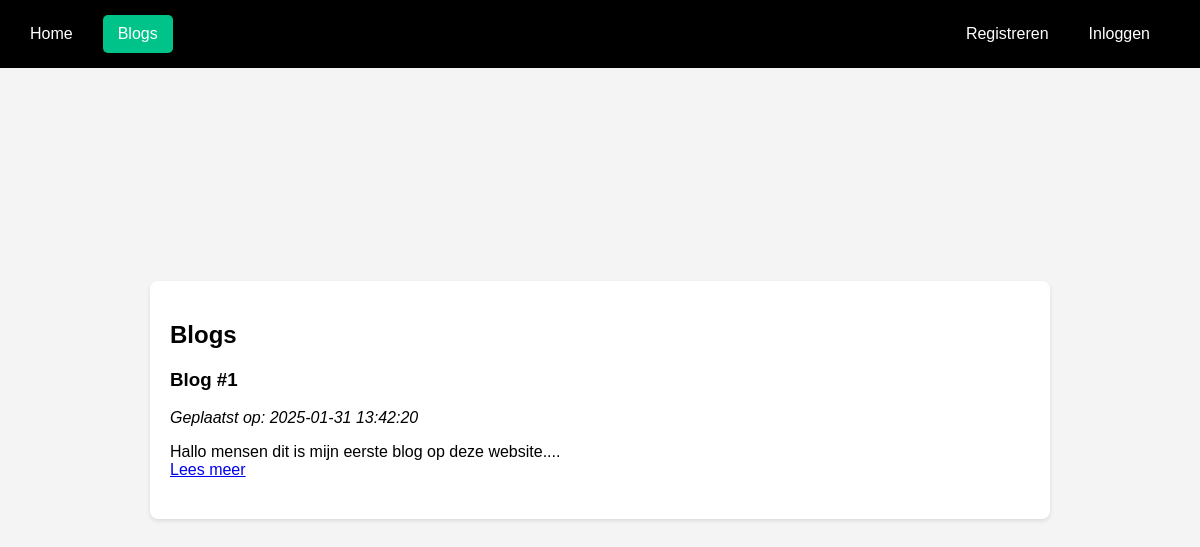
/PHProject/pages/blogs.php, run on the app's committed database.
### tables this page shows
CREATE TABLE `blogs` (
  `id` int(11) NOT NULL,
  `title` varchar(255) NOT NULL,
  `content` text NOT NULL,
  `created_at` timestamp NOT NULL DEFAULT current_timestamp() ON UPDATE current_timestamp(),
  `author_id` int(11) DEFAULT NULL,
  `user_id` int(11) NOT NULL
);

### PHProject/pages/blogs.php (the view, shortened to what this page needs)
<?php
include '../includes/db.php';
$current_page = basename($_SERVER['PHP_SELF']);
$stmt = $conn->prepare("SELECT * FROM blogs ORDER BY created_at DESC LIMIT 3");
$stmt->execute();
$blogs = $stmt->fetchAll(PDO::FETCH_ASSOC);
?>
<!DOCTYPE html>
<html lang="nl">
<head>
    <link rel="stylesheet" href="../css/style.css">
</head>
<body>
<nav class="navbar">
    <div class="nav-links">
        <a href="index.php" class="<?= $current_page == 'index.php' ? 'active' : '' ?>">Home</a>
        <a href="blogs.php" class="<?= $current_page == 'blogs.php' ? 'active' : '' ?>">Blogs</a>
    </div>
    <div class="nav-auth">
        <?php if (isset($_SESSION['username'])): ?>
            <span>Welkom, <?= $_SESSION['username']; ?>!</span>
            <a href="logout.php">Uitloggen</a>
        <?php else: ?>
            <a href="register.php" class="<?= $current_page == 'register.php' ? 'active' : '' ?>">Registreren</a>
            <a href="login.php" class="<?= $current_page == 'login.php' ? 'active' : '' ?>">Inloggen</a>
        <?php endif; ?>
    </div>
</nav>
<div class="blogs-container">
    <h2>Blogs</h2>
    <?php foreach ($blogs as $blog): ?>
        <div class="blog-post">
            <h3><?= htmlspecialchars($blog['title']); ?></h3>
            <p><em>Geplaatst op: <?= $blog['created_at']; ?></em></p>
            <p><?= nl2br(htmlspecialchars(substr($blog['content'], 0, 200))); ?>...</p>
            <a href="view_blog.php?id=<?= $blog['id']; ?>" class="read-more">Lees meer</a>
        </div>
    <?php endforeach; ?>
</div>
</body>
</html>

### PHProject/css/style.css (style rules this page uses)
body { font-family: Arial, sans-serif; background-color: #f4f4f4; margin: 0; padding: 0; display: flex; justify-content: center; align-items: center; height: 100vh; }
.navbar { background-color: black; padding: 15px; display: flex; justify-content: space-between; align-items: center; width: 100%; position: fixed; top: 0; left: 0; z-index: 1000; box-sizing: border-box; }
.nav-links { display: flex; gap: 15px; }
.nav-auth { display: flex; gap: 15px; align-items: center; }
.navbar .nav-links a, .navbar .nav-auth a { color: white; text-decoration: none; padding: 10px 15px; border-radius: 5px; transition: background 0.3s ease; }
.nav-links a.active, .nav-auth a.active { background-color: #00C389; }
.nav-auth { display: flex; align-items: center; gap: 10px; margin-right: 20px; }
.nav-auth a, .nav-auth span { white-space: nowrap; }
.blogs-container { background-color: white; padding: 20px; border-radius: 8px; box-shadow: 0 2px 4px rgba(0, 0, 0, 0.1); margin: 20px auto; max-width: 900px; width: 100%; box-sizing: border-box; }
.blog-post { margin-bottom: 20px; }
.blog-post h3 { margin-top: 0; }
.blog-post p { margin-bottom: 0; }

### data on the page
blogs: title "Blog #1", created_at "2025-01-31 13:42:20", content "Hallo mensen dit is mijn eerste blog op deze website."
